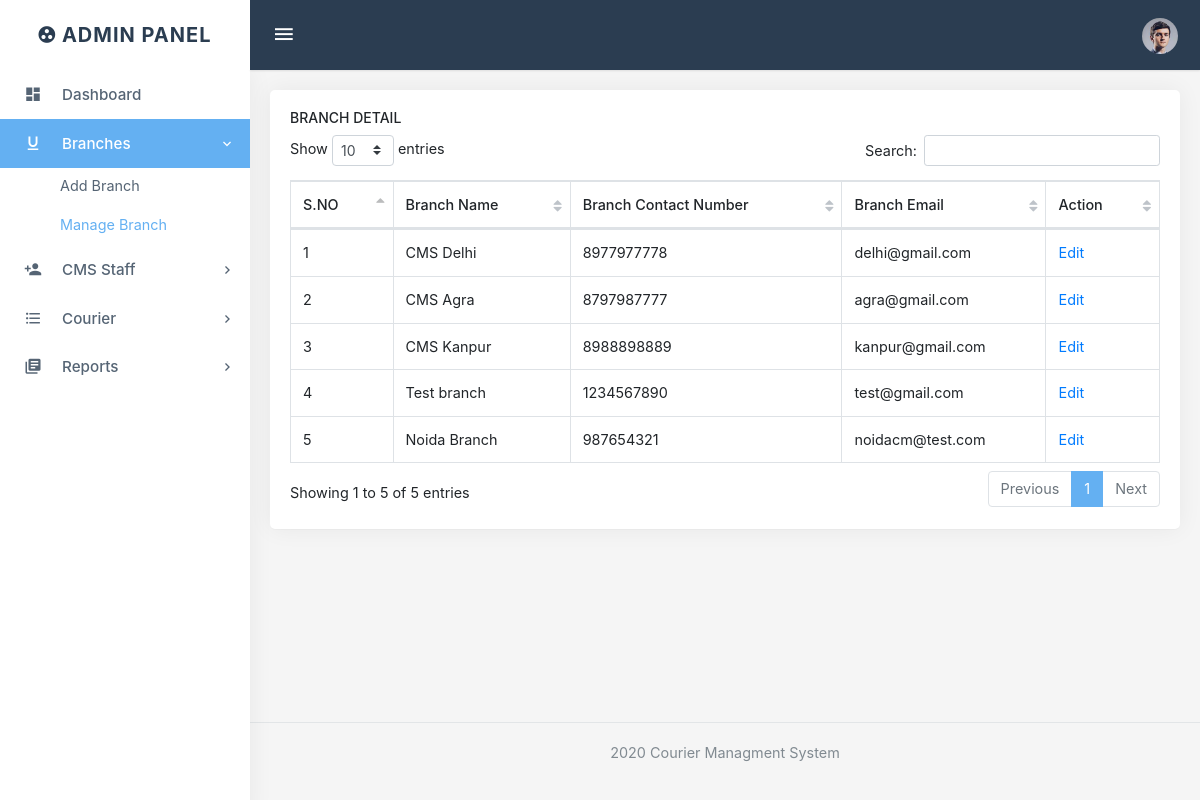
Page /admin/manage-branch.php (signed in) on the committed database.
### tables this page shows
CREATE TABLE `tblbranch` (
  `ID` int(11) NOT NULL,
  `BranchName` varchar(120) DEFAULT NULL,
  `BranchContactnumber` bigint(11) DEFAULT NULL,
  `BranchEmail` varchar(120) DEFAULT NULL,
  `BranchAddress` varchar(120) DEFAULT NULL,
  `BranchCity` varchar(120) DEFAULT NULL,
  `BranchState` varchar(120) DEFAULT NULL,
  `BranchPincode` varchar(120) DEFAULT NULL,
  `BranchCountry` varchar(120) DEFAULT NULL
);

### admin/manage-branch.php (the view, shortened to what this page needs)
<?php
include('includes/dbconnection.php');
if (strlen($_SESSION['cmsaid']==0)) {
  header('location:logout.php');
  } else{
  ?>
<!doctype html>
<html lang="en">
    <head>
        <link href="../plugins/datatables/dataTables.bootstrap4.min.css" rel="stylesheet" type="text/css" />
        <link href="../plugins/datatables/buttons.bootstrap4.min.css" rel="stylesheet" type="text/css" />
        <link href="../plugins/datatables/responsive.bootstrap4.min.css" rel="stylesheet" type="text/css" />
        <link href="../plugins/datatables/select.bootstrap4.min.css" rel="stylesheet" type="text/css" />
        <link href="../plugins/switchery/switchery.min.css" rel="stylesheet" />
        <link href="assets/css/bootstrap.min.css" rel="stylesheet" type="text/css" />
        <link href="assets/css/style.css" rel="stylesheet" type="text/css" />
    </head>
    <body class="fixed-left">
      <div id="wrapper">
 <?php include_once('includes/header.php');?>
           <?php include_once('includes/leftbar.php');?>
<div class="content-page">
                <div class="content">
                    <div class="container-fluid">
                        <div class="row">
                            <div class="col-12">
                                <div class="card-box">
                                    <h4 class="m-t-0 header-title">Branch Detail</h4>
                                    <table id="datatable" class="table table-bordered dt-responsive nowrap" style="border-collapse: collapse; border-spacing: 0; width: 100%;">
                                        <thead>
                                        <tr>
                                            <tr>
                  <th>S.NO</th>
                  <th>Branch Name</th>
              <th>Branch Contact Number</th>
              <th>Branch Email</th>
                   <th>Action</th>
                </tr>
                                        </tr>
                                        </thead>
 <?php
$ret=mysqli_query($con,"select *from tblbranch");
$cnt=1;
while ($row=mysqli_fetch_array($ret)) {
?>
                <tr>
                  <td><?php echo $cnt;?></td>
                  <td><?php  echo $row['BranchName'];?></td>
                  <td><?php  echo $row['BranchContactnumber'];?></td>
                <td><?php  echo $row['BranchEmail'];?></td>
                  <td><a href="edit-branch-detail.php?editid=<?php echo $row['ID'];?>">Edit</a></td>
                </tr>
                <?php
$cnt=$cnt+1;
}?>
                                    </table>
                                </div>
                            </div>
                        </div>
</div></div>
</div>
            <?php include_once('includes/footer.php');?>
</div>
    </body>
</html>
<?php }  ?>

### rows in the picture
tblbranch: BranchName "CMS Delhi", BranchContactnumber "8977977778", BranchEmail "delhi@gmail.com"
tblbranch: BranchName "CMS Agra", BranchContactnumber "8797987777", BranchEmail "agra@gmail.com"
tblbranch: BranchName "CMS Kanpur", BranchContactnumber "8988898889", BranchEmail "kanpur@gmail.com"
tblbranch: BranchName "Test branch", BranchContactnumber "1234567890", BranchEmail "test@gmail.com"
tblbranch: BranchName "Noida Branch", BranchContactnumber "987654321", BranchEmail "noidacm@test.com"
